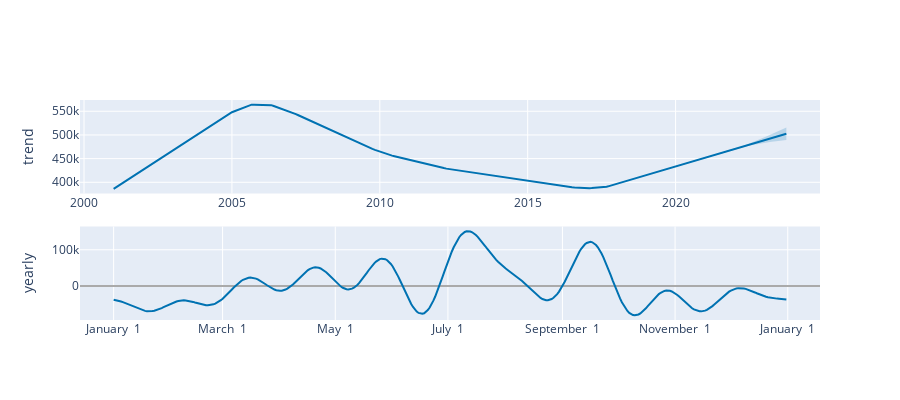

Here is the notebook cell this chart was saved with:
### Markdown cell above
## Plotting the trend and yearly data

### Code cell
plot_components_plotly(m, forecast)

### Figure 1 — Plotly figure (JSON) as saved in the notebook; plotly's stock layout.template omitted (floating-point values rounded to 4 significant figures; data arrays with more than 128 entries replaced by an {"elided": "..."} marker saying what was removed)
{"data": [{"line": {"color": "#0072B2", "width": 2}, "mode": "lines", "name": "trend", "type": "scatter", "x": {"elided": "274 str values"}, "xaxis": "x", "y": {"elided": "274 float values"}, "yaxis": "y"}, {"line": {"color": "rgba(0, 114, 178, 0.2)", "width": 0}, "mode": "lines", "name": "trend_upper", "type": "scatter", "x": {"elided": "274 str values"}, "xaxis": "x", "y": {"elided": "274 float values"}, "yaxis": "y"}, {"fill": "tonexty", "fillcolor": "rgba(0, 114, 178, 0.2)", "line": {"color": "rgba(0, 114, 178, 0.2)", "width": 0}, "mode": "lines", "name": "trend_lower", "type": "scatter", "x": {"elided": "274 str values"}, "xaxis": "x", "y": {"elided": "274 float values"}, "yaxis": "y"}, {"line": {"color": "#0072B2", "width": 2}, "mode": "lines", "name": "yearly", "type": "scatter", "x": {"elided": "365 str values"}, "xaxis": "x2", "y": {"elided": "365 float values"}, "yaxis": "y2"}], "layout": {"height": 400, "showlegend": false, "width": 900, "xaxis": {"anchor": "y", "domain": [0, 1], "range": ["1999-11-12T15:36:00", "2024-11-18T08:24:00"], "type": "date"}, "xaxis2": {"anchor": "y2", "domain": [0, 1], "range": ["2016-12-13T18:54:02.958904115", "2018-01-18T11:04:57.863013581"], "tickformat": "%B %e", "type": "date"}, "yaxis": {"anchor": "x", "domain": [0.575, 1], "rangemode": "normal", "title": {"text": "trend"}, "zerolinecolor": "#AAA"}, "yaxis2": {"anchor": "x2", "domain": [0, 0.425], "title": {"text": "yearly"}, "zerolinecolor": "#AAA"}}}
